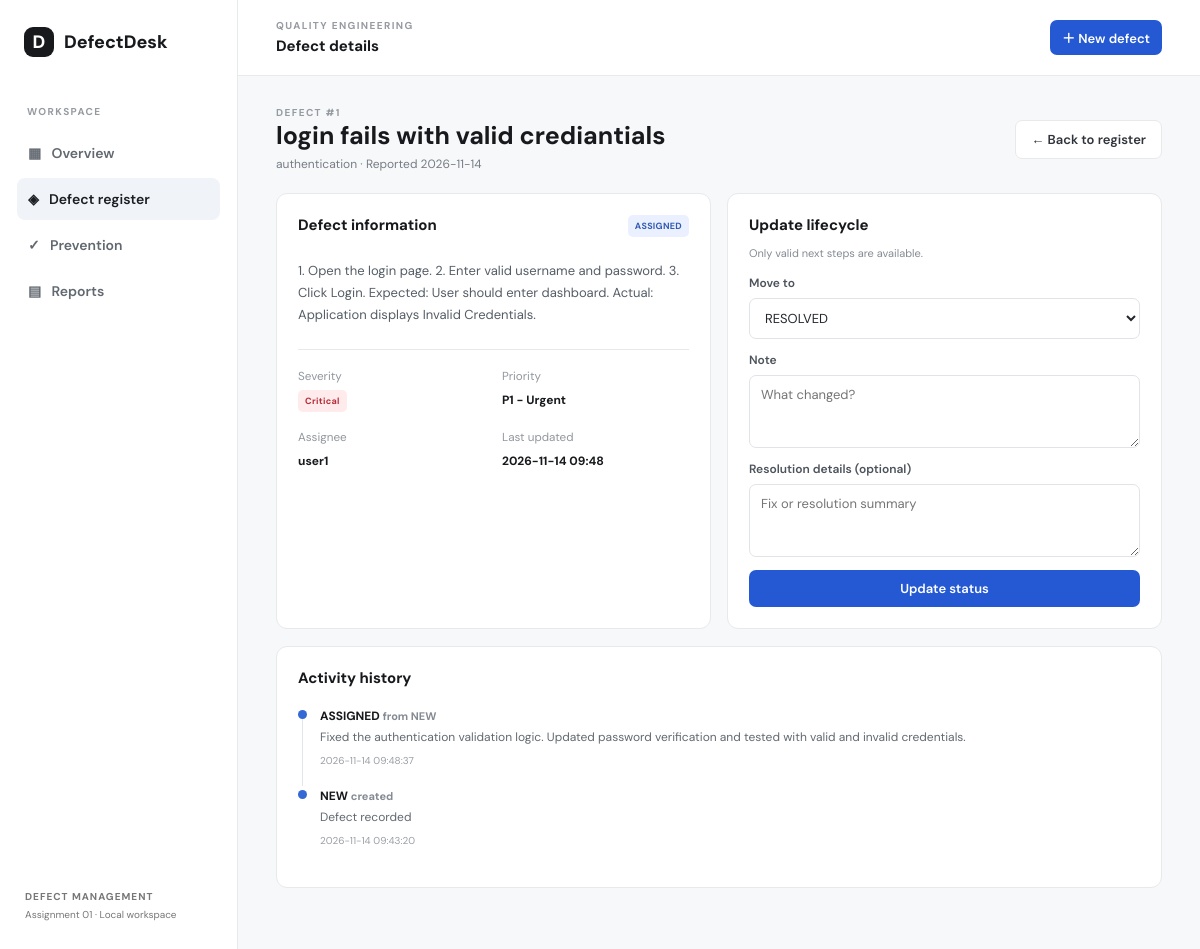
Page /defects/1 on the committed database.
### tables this page shows
CREATE TABLE defects (
            id INTEGER PRIMARY KEY AUTOINCREMENT,
            title TEXT NOT NULL, description TEXT NOT NULL,
            component TEXT NOT NULL, severity TEXT NOT NULL,
            priority TEXT NOT NULL, status TEXT NOT NULL DEFAULT 'NEW',
            assignee TEXT DEFAULT '', resolution TEXT DEFAULT '',
            discovered_on TEXT NOT NULL, created_at TEXT NOT NULL,
            updated_at TEXT NOT NULL
        );

CREATE TABLE history (
            id INTEGER PRIMARY KEY AUTOINCREMENT,
            defect_id INTEGER NOT NULL REFERENCES defects(id) ON DELETE CASCADE,
            changed_at TEXT NOT NULL, old_status TEXT, new_status TEXT NOT NULL,
            note TEXT DEFAULT ''
        );

### app.py (the view, shortened to what this page needs)
@app.route('/defects/<int:defect_id>', methods=['GET','POST'])
def defect_detail(defect_id):
    with db() as con: defect=con.execute('SELECT * FROM defects WHERE id=?',(defect_id,)).fetchone()
    if not defect: return render_template('404.html'),404
    with db() as con: history=con.execute('SELECT * FROM history WHERE defect_id=? ORDER BY id DESC',(defect_id,)).fetchall()
    return render_template('detail.html', defect=defect, history=history, next_statuses=TRANSITIONS[defect['status']])

### app.py (called while the page is built)
def db():
    con = sqlite3.connect(DB)
    con.row_factory = sqlite3.Row
    con.execute('PRAGMA foreign_keys = ON')
    return con

### templates/detail.html
{% extends 'base.html' %}{% block title %}Defect #{{ defect.id }} · DefectDesk{% endblock %}{% block page_heading %}Defect details{% endblock %}{% block content %}<div class="page-intro"><div><div class="eyebrow">DEFECT #{{ defect.id }}</div><h1>{{ defect.title }}</h1><p>{{ defect.component }} · Reported {{ defect.discovered_on }}</p></div><a class="button ghost" href="{{ url_for('defects') }}">← Back to register</a></div><div class="two-col detail-grid"><div class="panel"><div class="panel-head"><h2>Defect information</h2><span class="status {{ defect.status|lower }}">{{ defect.status }}</span></div><p class="description">{{ defect.description }}</p><div class="detail-facts"><div><small>Severity</small><b><span class="severity {{ defect.severity|lower }}">{{ defect.severity }}</span></b></div><div><small>Priority</small><b>{{ defect.priority }}</b></div><div><small>Assignee</small><b>{{ defect.assignee or 'Unassigned' }}</b></div><div><small>Last updated</small><b>{{ defect.updated_at[:16].replace('T',' ') }}</b></div></div>{% if defect.resolution %}<div class="resolution"><b>Resolution note</b><p>{{ defect.resolution }}</p></div>{% endif %}</div><div class="panel"><h2>Update lifecycle</h2><p class="muted">Only valid next steps are available.</p>{% if next_statuses %}<form method="post"><label>Move to<select name="status">{% for s in next_statuses %}<option>{{ s }}</option>{% endfor %}</select></label><label>Note<textarea name="note" rows="3" placeholder="What changed?"></textarea></label><label>Resolution details (optional)<textarea name="resolution" rows="3" placeholder="Fix or resolution summary"></textarea></label><button class="button primary full-button">Update status</button></form>{% else %}<div class="empty compact"><b>Lifecycle complete</b><p>This defect is CLOSED and has no further transitions.</p></div>{% endif %}</div></div><div class="panel"><h2>Activity history</h2><div class="timeline">{% for h in history %}<div class="timeline-item"><span class="timeline-dot"></span><div><b>{{ h.new_status }}{% if h.old_status %} <span class="muted">from {{ h.old_status }}</span>{% else %} <span class="muted">created</span>{% endif %}</b><p>{{ h.note or 'Status updated' }}</p><small>{{ h.changed_at.replace('T',' ') }}</small></div></div>{% endfor %}</div></div>{% endblock %}

### static/style.css (style rules this page uses)
:root { --ink:#17191c;--muted:#777d85;--line:#e8e9eb;--paper:#f7f8f9;--blue:#2459d3;--blue2:#eaf0ff;--green:#16845b;--red:#c43d45 }
* { box-sizing:border-box }
body { margin:0;background:var(--paper);color:var(--ink);font:14px 'DM Sans',Arial,sans-serif }
.nav-label,.eyebrow { font-size:10px;letter-spacing:1.4px;font-weight:700;color:#969ba2 }
.button { display:inline-flex;align-items:center;justify-content:center;border:0;border-radius:7px;padding:10px 15px;text-decoration:none;font:600 13px 'DM Sans',sans-serif;cursor:pointer }
.primary { background:var(--blue);color:#fff }
.ghost { background:#fff;border:1px solid var(--line);color:#30343a }
.stat,.panel { background:#fff;border:1px solid var(--line);border-radius:11px }
.two-col { display:grid;grid-template-columns:1fr 1fr;gap:16px;margin-bottom:17px }
.panel { padding:21px;margin-bottom:17px }
.two-col .panel { margin-bottom:0 }
.panel h2 { font-size:15px;margin:0 0 5px }
.panel-head { display:flex;justify-content:space-between;align-items:flex-start;margin-bottom:20px }
.panel-head p,.page-intro p { color:var(--muted);font-size:12px;margin:4px 0 0 }
.muted { color:#858b93;font-size:11px }
.status,.severity { display:inline-block;border-radius:5px;padding:5px 7px;font-size:9px;font-weight:700;letter-spacing:.3px;background:#f0f1f3;color:#565d66 }
.status.assigned { background:#eaf0ff;color:#315bb2 }
.severity.critical { background:#ffebec;color:#b52e39 }
.page-intro { display:flex;justify-content:space-between;align-items:center;margin-bottom:21px }
.page-intro h1 { font-size:25px;margin:0 }
.filters input,.filters select,input,textarea,select { font:13px 'DM Sans',sans-serif;border:1px solid #e1e3e6;border-radius:7px;padding:10px 11px;background:#fff;color:#24272c;outline:none;width:100% }
label { display:flex;flex-direction:column;gap:7px;font-size:12px;font-weight:600;color:#4d535b }
.description { white-space:pre-wrap;line-height:1.7;color:#555d66;font-size:13px }
.detail-facts { display:grid;grid-template-columns:repeat(2,1fr);gap:17px;margin-top:23px;padding-top:18px;border-top:1px solid var(--line) }
.detail-facts small { display:block;color:#92979e;margin-bottom:6px }
.detail-facts b { font-size:12px }
.detail-grid form { display:flex;flex-direction:column;gap:13px;margin-top:15px }
.full-button { width:100% }
.timeline { margin-top:18px }
.timeline-item { display:flex;gap:13px;padding:0 0 18px;position:relative }
.timeline-item:not(:last-child):before { content:'';position:absolute;left:4px;top:12px;bottom:0;width:1px;background:#e2e5e9 }
.timeline-dot { width:9px;height:9px;background:#3567d5;border-radius:50%;margin-top:4px;z-index:1;flex:none }
.timeline-item b { font-size:12px }
.timeline-item p { margin:5px 0;color:#626970;font-size:12px }
.timeline-item small { color:#9a9fa5;font-size:10px }

### rows in the picture
defects: id "1", title "login fails with valid crediantials", component "authentication", discovered_on "2026-11-14", status "ASSIGNED", description "1. Open the login page. 2. Enter valid username and password. 3. Click Login. Expected: User should enter dashboard. Actual: Application displays Invalid Credentials.", severity "Critical", priority "P1 - Urgent", assignee "user1", updated_at "2026-11-14 09:48"
history: new_status "ASSIGNED", old_status "NEW", note "Fixed the authentication validation logic. Updated password verification and tested with valid and invalid credentials.", changed_at.replace "2026-11-14 09:48:37"
history: new_status "NEW", shows "created", note "Defect recorded", changed_at.replace "2026-11-14 09:43:20"

### other values in the picture
form field status "RESOLVED"
